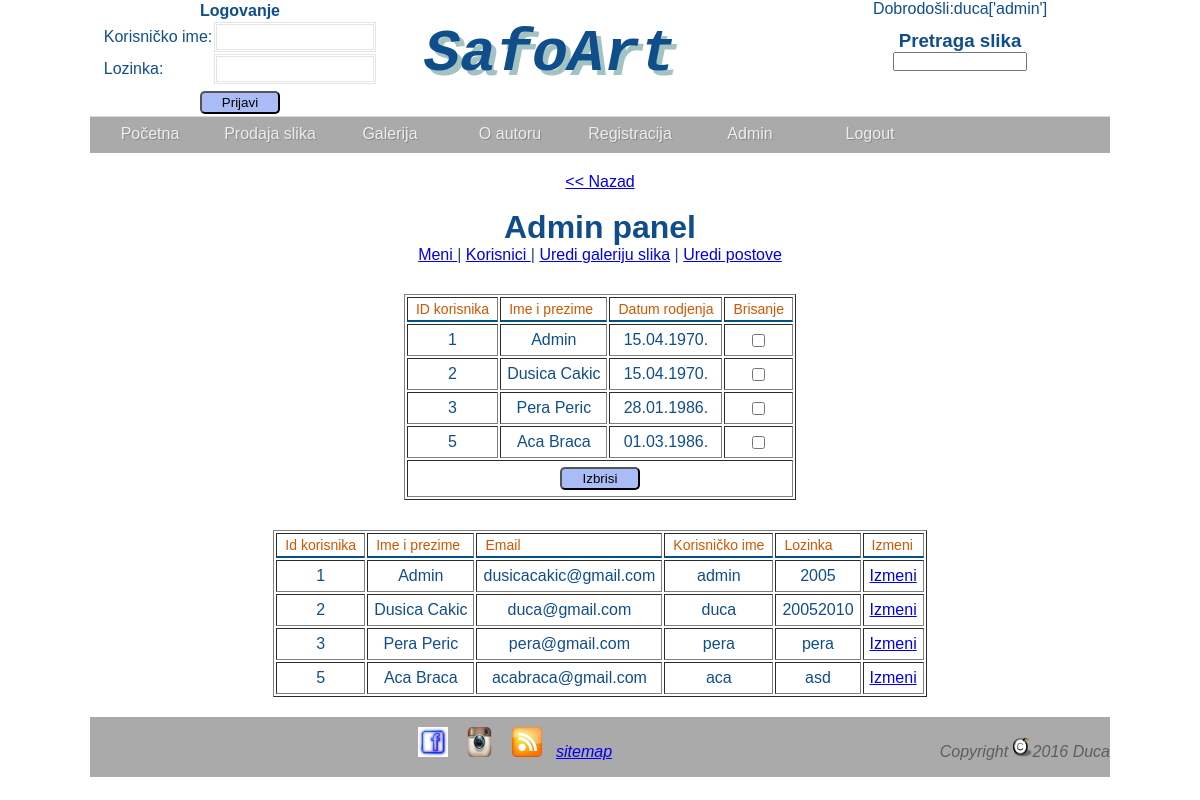
Page /net2ftp-1475092921/public_html/korisnici.php (signed in) on the committed database.
### tables this page shows
CREATE TABLE IF NOT EXISTS `menu` (
  `idMenu` int(50) NOT NULL AUTO_INCREMENT,
  `ime` varchar(50) NOT NULL,
  `x` int(15) NOT NULL,
  `link` varchar(50) NOT NULL,
  `tezina` int(50) NOT NULL,
  `roditelj` int(50) NOT NULL,
  PRIMARY KEY (`idMenu`)
);

CREATE TABLE IF NOT EXISTS `korisnici` (
  `id_korisnika` int(11) NOT NULL AUTO_INCREMENT,
  `ime_prezime` varchar(50) NOT NULL,
  `korisnicko_ime` varchar(20) NOT NULL,
  `mail` varchar(50) NOT NULL,
  `god` int(10) NOT NULL,
  `lozinka` varchar(10) NOT NULL,
  `pol` char(2) NOT NULL,
  `id_uloge` int(5) NOT NULL,
  PRIMARY KEY (`id_korisnika`)
);

### net2ftp-1475092921/public_html/korisnici.php (the view, shortened to what this page needs)
	<?php
   if($_SESSION['nazivUloge']=='admin'){
   ?>
<!DOCTYPE html PUBLIC "-//W3C//DTD XHTML 1.0 Transitional//EN" "http://www.w3.org/TR/xhtml1/DTD/xhtml1-transitional.dtd">
<html xmlns="http://www.w3.org/1999/xhtml" xml:lang="en" lang="en">
<html>
    <head>
		 <link href="style.css" rel="stylesheet" type="text/css" />
		  <link rel="stylesheet" href="base.css" type="text/css" media="screen" charset="utf-8"/>
	</head>
    <body>
	 <div id="omot">
	       <div id="header"><?php include('header.php');?> </div>
		   <div class="nav">
           <?php include_once('menu.php'); ?>
		   </div>
		   <div id="sredina" style="margin:20px auto;text-align:center;">
          <p><a href="admin.php"><< Nazad</a></p><br/>
		   <h1>Admin panel</h1>
				  <a href="view_meni.php"> Meni </a>  |
		         <a href="korisnici.php"> Korisnici </a>  |
		   <a href="adminSlike.php">Uredi galeriju slika</a>      |
		  <a href="adminPost.php">Uredi postove</a>
		<?php
		include('konn.php');
	$upit = "SELECT *
	FROM korisnici ORDER BY id_korisnika";
	$rez = mysqli_query($conn,$upit);
	if(mysqli_num_rows($rez) == 0)
	{
		echo "Trenutno nema zapisa u bazi !";
	}
	else
	{
		?>
		<form method="post" action="<?php echo $_SERVER['php_self'];?>">
			<table border='1'style="margin:auto;margin:30px auto;" class="brisKor">
				<tr>
				     <th>ID korisnika</th>
					<th>Ime i prezime</th>
					<th>Datum rodjenja</th>
					<th>Brisanje</th>
				</tr>
		<?php
		while($r = mysqli_fetch_array($rez))
		{
          echo "<tr>
          <td>".$r['id_korisnika']."</td>
		<td>".$r['ime_prezime']."</td>
		<td>".@date('d.m.Y.', $r['god'])."</td>
		<td><input type='checkbox' name='brisanje[]' value='".$r['id_korisnika']."'></td>
	  </tr>";
		}
echo "<tr>
		<td colspan='4' align ='center'>
			<input type='submit' name='btnBrisi' value='Izbrisi'class='dugme'/>
		</td>
	  </tr>
	 </table>
	</form>";
	}
?>
	       	<table border='1' class='brisKor' style="margin:20px auto ">
		<tr>
			<th>Id korisnika</th>
			<th>Ime i prezime</th>
			<th>Email</th>
			<th>Korisničko ime</th>
			<th>Lozinka</th>
			<th>Izmeni</th>
		</tr>
<?php
include('konn.php');
	$upit="SELECT * FROM korisnici";
	$run=mysqli_query($conn,$upit)or die("greska".mysqli_error());
	while($red=mysqli_fetch_array($run)){
	$id=$red['id_korisnika'];
	$ime=$red['ime_prezime'];
	$email=$red['mail'];
	$user=$red['korisnicko_ime'];
	$lozinka=$red['lozinka'];
?>
		<tr>
		<td><?php echo $id?></td>
		<td><?php echo $ime?></td>
		<td><?php echo $email?></td>
		<td><?php echo $user?></td>
		<td><?php echo $lozinka?></td>
		<td><a href="izmena_korisnika.php?edit=<?php echo $id;?>">Izmeni</a></td>
		</tr>
<?php } ?>
	</table>
		   </div>
		   <div id="footer"><?php include('footer.php');?></div>
	 </div>
	</body>
</html>
   <?php }
   ?>

### net2ftp-1475092921/public_html/menu.php (shortened to what this page needs)
 <?php
  include('konn.php');
$upit="SELECT * FROM menu WHERE roditelj=0 ORDER BY idMenu ASC";
$rezultat=mysqli_query($conn,$upit);
 echo '<ul id="menu" class="menu">';
 while($red=mysqli_fetch_array($rezultat)){
	 echo"<li><a href='".$red['link']."' >".$red['ime']."</a>";
     Podmeni($red['idMenu'],$conn);
	 echo"</li>";
 }
 if(isset($_SESSION['idUloge']))
			{
			?>
			<a href="logout.php">Logout</a>
			<?php }
 echo "</ul>";
  function Podmeni($roditelj,$conn)
		{
			$upit1="SELECT * FROM menu WHERE roditelj=$roditelj ORDER BY idMenu ASC";
			$rezultat=mysqli_query($conn,$upit1);
			$vratila_podmeni=mysqli_num_rows($rezultat);
			if($vratila_podmeni>0)
			{
				while($red=mysqli_fetch_array($rezultat))
				{
					Podmeni($red['idMenu'],$conn);
				}
			}
		}
	?>

### net2ftp-1475092921/public_html/style.css (style rules this page uses)
* { padding:0px; margin:0px; outline:0 }
body { font-family: Arial,Helvetica,sans-serif; background-repeat:no-repeat; background-attachment:fixed; color:#104E8B; / }
#omot { width:1020px; margin:0 auto; }
#header { width:1020px;border-bottom:1px solid #E0D8E0;background-color:#FFFFFF;display:block; }
.nav { width:1020px;height:36px; background:#aaa; color:#fff; text-shadow:1px 1px #888; z-index:1000;margin:auto; }
#menu { width:1020px;margin:auto;text-align:center; }
.menu a { float:left; color:#eee; text-decoration:none; width:120px; height:28px; padding-top:8px }
.menu { list-style:none; font:16px Arial,Verdana; text-align:center; width:600px; margin:0 auto }
.menu li { position:relative; float:left; width:120px; z-index:1000 }
#sredina { width:1020px; background-color:#FFFFFF; display:block; margin:auto; }
#footer { height:60px;width:1020px;background:#aaa;text-align:center;display:block; }
.dugme { width:80px; padding:2px; background-color:#A9BCF5; border-radius: 5px; -moz-border-radius: 5px; }

### net2ftp-1475092921/public_html/base.css (style rules this page uses)
.brisKor th { border-bottom: 2px solid #015287; color: #D15600; font-size: 14px; font-weight: normal; text-align: left; padding: 3px 8px; }
.brisKor td { padding: 6px; }

### rows in the picture
menu: ime "Početna"
menu: ime "Prodaja slika"
menu: ime "Galerija"
menu: ime "O autoru"
menu: ime "Registracija"
menu: ime "Admin"
korisnici: id_korisnika "1", ime_prezime "Admin", god "15.04.1970.", mail "dusicacakic@gmail.com", korisnicko_ime "admin", lozinka "2005"
korisnici: id_korisnika "2", ime_prezime "Dusica Cakic", god "15.04.1970.", mail "duca@gmail.com", korisnicko_ime "duca", lozinka "20052010"
korisnici: id_korisnika "3", ime_prezime "Pera Peric", god "28.01.1986.", mail "pera@gmail.com", korisnicko_ime "pera", lozinka "pera"
korisnici: id_korisnika "5", ime_prezime "Aca Braca", god "01.03.1986.", mail "acabraca@gmail.com", korisnicko_ime "aca", lozinka "asd"

### other values in the picture
$_SESSION['username'] "duca"
$_SESSION['nazivUloge'] "admin"
